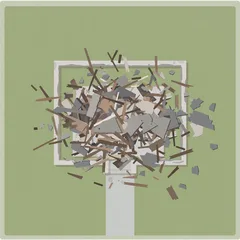
#> input picture app/img/levels/destroyed.webp, 240 x 240 px; its folder holds only this picture in this run
$ python -i odds.py   (imports and definitions only)
#> lines starting #> are read from the running program, lines starting #| are printed output that depends on the picture; after the words box and inside, x2 and y2 are one past the last pixel; in counts of white or black regions, pixels touching at a corner belong together
"""Damage odds for the buildings in a 1-mile grid square, from past disasters
with buildings like them. No photos of a new disaster are needed.

For a square anywhere in the US it gathers each building's history:
- the year built: Florida's statewide parcel layer (the county tax roll) in
  Florida, else the USACE National Structure Inventory, whose year is the
  median for the census block, not the house;
- wall material, foundation and stories: the National Structure Inventory
  (often wrong: in Cedar Key it called most wood houses masonry);
- the green around it: mostly trees, some trees or lawn, or little green,
  read from Esri's satellite photo within about 12 m of the building;
and the building-rules era its year falls in (structures.code_era).

It groups the buildings by era, construction and green, then looks each
group up in the history: buildings that went through a disaster of the
same kind and were inspected afterwards (landfall/history/*.csv). The
share of look-alikes that were damaged is the group's odds, with a 90%
interval; when too few look-alikes match every factor, it drops the least
telling factor first (green, then foundation, then material) and says so.

Every square also carries each building's odds for every disaster type and
category in hazards.SCENARIOS (hurricane Category 1 to 5, tornado EF0 to EF5,
earthquake shaking, flood depth from damage curves; storm surge and wildfire
from the look-alikes above), so the map can switch between them.
"""

from __future__ import annotations

import csv
import io
import math
from concurrent.futures import ThreadPoolExecutor
from functools import lru_cache
from pathlib import Path

import numpy as np

from .structures import FOUNDATION, MATERIAL, STATE_FIPS, _inside, _query, code_era

HISTORY = Path(__file__).resolve().parent / "history"
ESRI = "https://server.arcgisonline.com/ArcGIS/rest/services/World_Imagery/MapServer/tile/{z}/{y}/{x}"
GREEN_ZOOM = 18
GREEN_RADIUS_M = 12.0
MIN_MATCH = 15
FACTORS = ["age", "construction", "green"]

# what each history counts as damaged, in the words shown to people
HISTORIES = {
    "hurricane": {
        "file": "helene_cedar_key.csv",
        "source": "Hurricane Helene (2024), Cedar Key, Florida: 771 buildings rated by the DesignSafe PRJ-6245 survey (checked against StEER field teams)",
        "damaged": "damaged (survey damage state 2 or worse: more than light damage)",
        "severe": "badly damaged or destroyed (damage state 4 or worse)",
    },
    "wildfire": {
        "file": "la_fires_dins.csv",
        "source": "2025 Eaton and Palisades fires, Los Angeles: about 30,000 buildings inspected by CAL FIRE",
        "damaged": "damaged (CAL FIRE minor or worse)",
        "severe": "destroyed (CAL FIRE: more than half gone)",
    },
}


# ---------------------------------------------------------------- the buildings in a square


def bbox_of(ring: list[list[float]]) -> tuple[float, float, float, float]:
    xs, ys = [p[0] for p in ring], [p[1] for p in ring]
    return min(xs), min(ys), max(xs), max(ys)


# [43 lines left out: functions parcels_fl, _tile_xy, _tile, not called in this run]


def green_masks(img: np.ndarray) -> tuple[np.ndarray, np.ndarray]:
    """Trees and lawn in an Esri satellite tile. Trees are green and rough;
    lawn is green, smooth and bright. Smooth dark olive (muddy water) is
    neither."""
    import cv2

    hsv = cv2.cvtColor(img, cv2.COLOR_RGB2HSV).astype(np.float32)
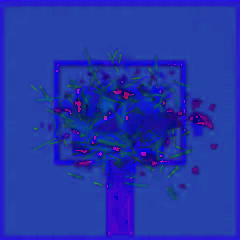
#> hsv: shape (240, 240, 3) float32; mean R, G, B 35.1, 53.2, 170
    h, s, v = hsv[..., 0], hsv[..., 1], hsv[..., 2]
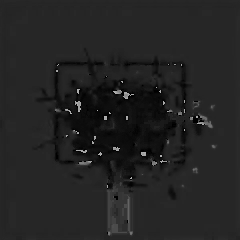
#> h: shape (240, 240) float32; min 0, max 179, mean 35.1
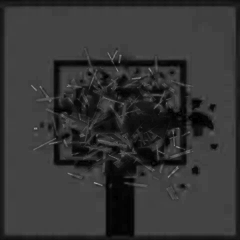
#> s: shape (240, 240) float32; min 0, max 162, mean 53.2
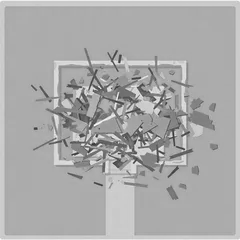
#> v: shape (240, 240) float32; min 45, max 254, mean 170
    g = cv2.cvtColor(img, cv2.COLOR_RGB2GRAY).astype(np.float32)
    std = np.sqrt(np.maximum(cv2.blur(g * g, (7, 7)) - cv2.blur(g, (7, 7)) ** 2, 0))
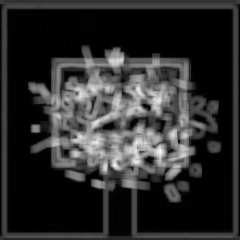
#> std: shape (240, 240) float32; min 0, max 61.49, mean 11.1; drawn with min black and max white
    greenish = (h >= 30) & (h <= 90) & (s >= 40)
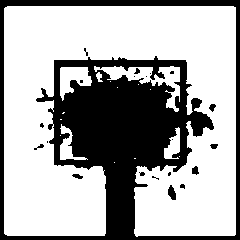
#> greenish: shape (240, 240) bool; 66.7% white; 21 black regions (13 under 20 px), largest, box (x1, y1, x2, y2) and area: (0, 0, 240, 240) 18801, (168, 185, 176, 200) 82, (192, 166, 199, 175) 45
    return greenish & (std >= 9) & (v >= 35), greenish & (std < 9) & (v >= 95)


# [89 lines left out: functions green_label, green_at, buildings_in, not called in this run]


# ---------------------------------------------------------------- the history


def age(r: dict) -> str:
    return r.get("code_era") or "year built unknown"


# [5 lines left out: function construction, not called in this run]


def green(r: dict) -> str:
    return r.get("green") or "green unknown"


KEY = {"age": age, "construction": construction, "green": green}


# [30 lines left out: functions history, wilson, not called in this run]


MATCH = {  # the factors a group is matched on, least telling dropped first
    "green": lambda r, state, kind: r.get("green"),
    "foundation": lambda r, state, kind: r.get("foundation"),
    "material": lambda r, state, kind: r.get("material"),
    "age": lambda r, state, kind: code_era(r.get("year_built"), state, kind),
}


# [160 lines left out: functions lookup, range_sd, estimate, not called in this run]

>>> import cv2
>>> picture = cv2.cvtColor(cv2.imread('../app/img/levels/destroyed.webp'), cv2.COLOR_BGR2RGB)
>>> result = green_masks(picture)

$ run again, on app/img/levels/major.webp
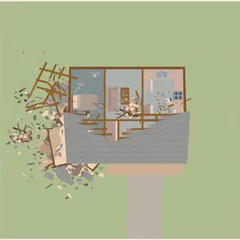
#> input picture app/img/levels/major.webp, 240 x 240 px
#> in green_masks, `std = np.sqrt(np.maximum(cv2.blur(g * g, (7, 7)) - cv2.blur(g, (7, 7))..`:
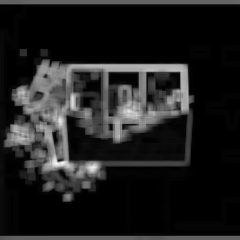
#> std: shape (240, 240) float32; min 0, max 56.67, mean 7; drawn with min black and max white
#> in green_masks, `greenish = (h >= 30) & (h <= 90) & (s >= 40)`:
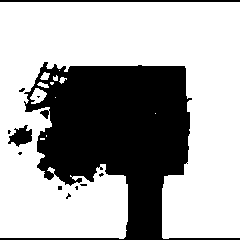
#> greenish: shape (240, 240) bool; 66% white; 12 black regions (9 under 20 px), largest, box (x1, y1, x2, y2) and area: (0, 62, 240, 240) 18698, (0, 0, 240, 2) 480, (8, 125, 32, 147) 304
